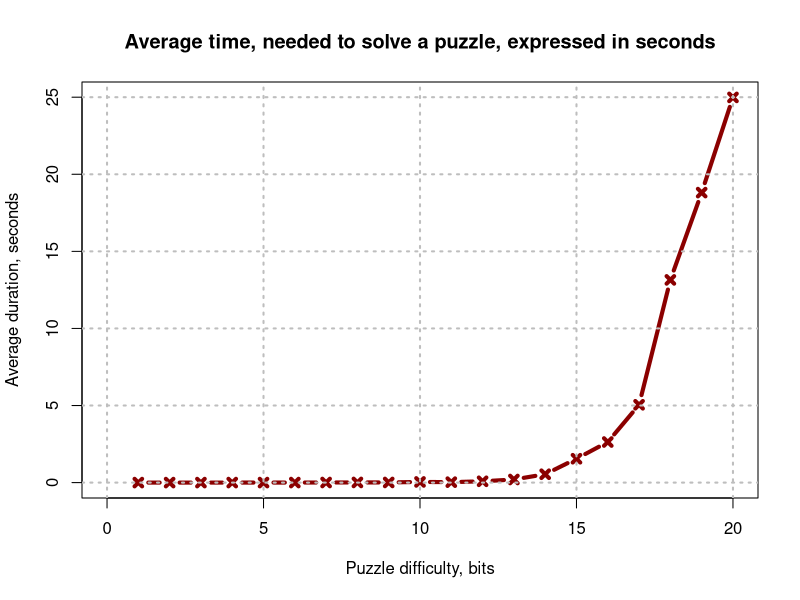

Write the R code that produced this figure.
data<-read.table("puzzle_solution_perf.dat");
agg<-aggregate(data[, 3], list(data$V1), mean);
names(agg)<-c("difficulty", "duration")
print(agg$difficulty);
pdf("puzzle_solution_perf.pdf", height=4);
plot(agg$difficulty, agg$duration, main="Average time, needed to solve a puzzle, expressed in seconds", xlab="Puzzle difficulty, bits", ylab="Average duration, seconds", col="dark red", lwd=4, pch=4, type="b", xlim=c(0, 20));
grid(col="grey", lwd=2);
dev.off();
